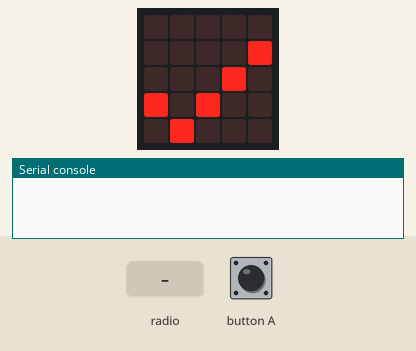
Simulated run of this program. Board: BBC micro:bit (MakeCode). Shown: the board's 5×5 LED display, the last lines printed to the serial console. The inputs (shaded band) are chosen by the test bench. A reset restarts the program; no radio messages arrive unless stated (any console line starting 'radio sent:' is added by the test bench).

Above: at 1.8 s.
1.9 s: button A pressed for 0.15 s
At 2.4 s:
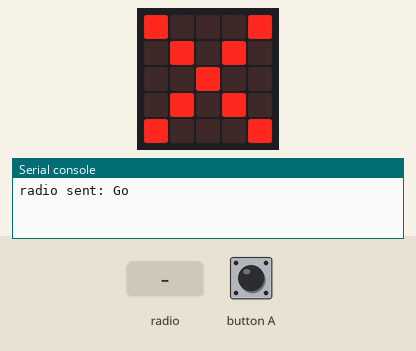
5.0 s: radio message "1" arrives
At 6.4 s:
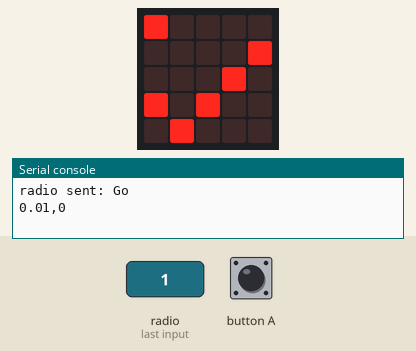
Timing chart, 0 to 8.0 s (numbered marks = the images above; inputs shaded):
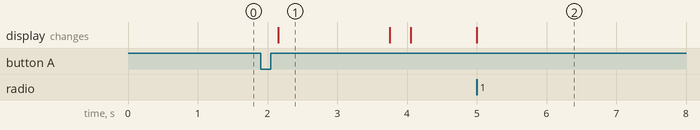

The program:

main.ts
```typescript
radio.onReceivedNumber(function (receivedNumber) {
    if (receivedNumber >= 1 && Debut == 2) {
        t1 = input.runningTime()
    }
    Temps = (input.runningTime() - t1) / 1000
    Distance = receivedNumber / 20 * 15.7 / 100
    serial.writeNumbers([Math.round(Distance * 100) / 100, Temps])
    led.toggle(0, 0)
    Debut = 3
})
input.onButtonPressed(Button.A, function () {
    radio.sendString("Go")
    basic.pause(100)
    basic.showIcon(IconNames.No)
    basic.pause(1000)
    control.reset()
})
let t1 = 0
let Debut = 0
let Distance = 0
let Temps = 0
radio.setGroup(1)
Temps = 0
Distance = 0
Debut = 0
basic.showIcon(IconNames.Yes)
Debut = 2
```

test.ts
```typescript
// les tests vont ici ; cela ne sera pas compilé si ce paquet est utilisé en tant qu'extension.
```

Measured:
- after the input at 1.9 s, the display: changes after 0.25 s (image 1)
- after the input at 5.0 s, the display: changes at once (image 2)
- what the display in image 1 shows lasts 1.6 s, from 2.2 s to 3.8 s
